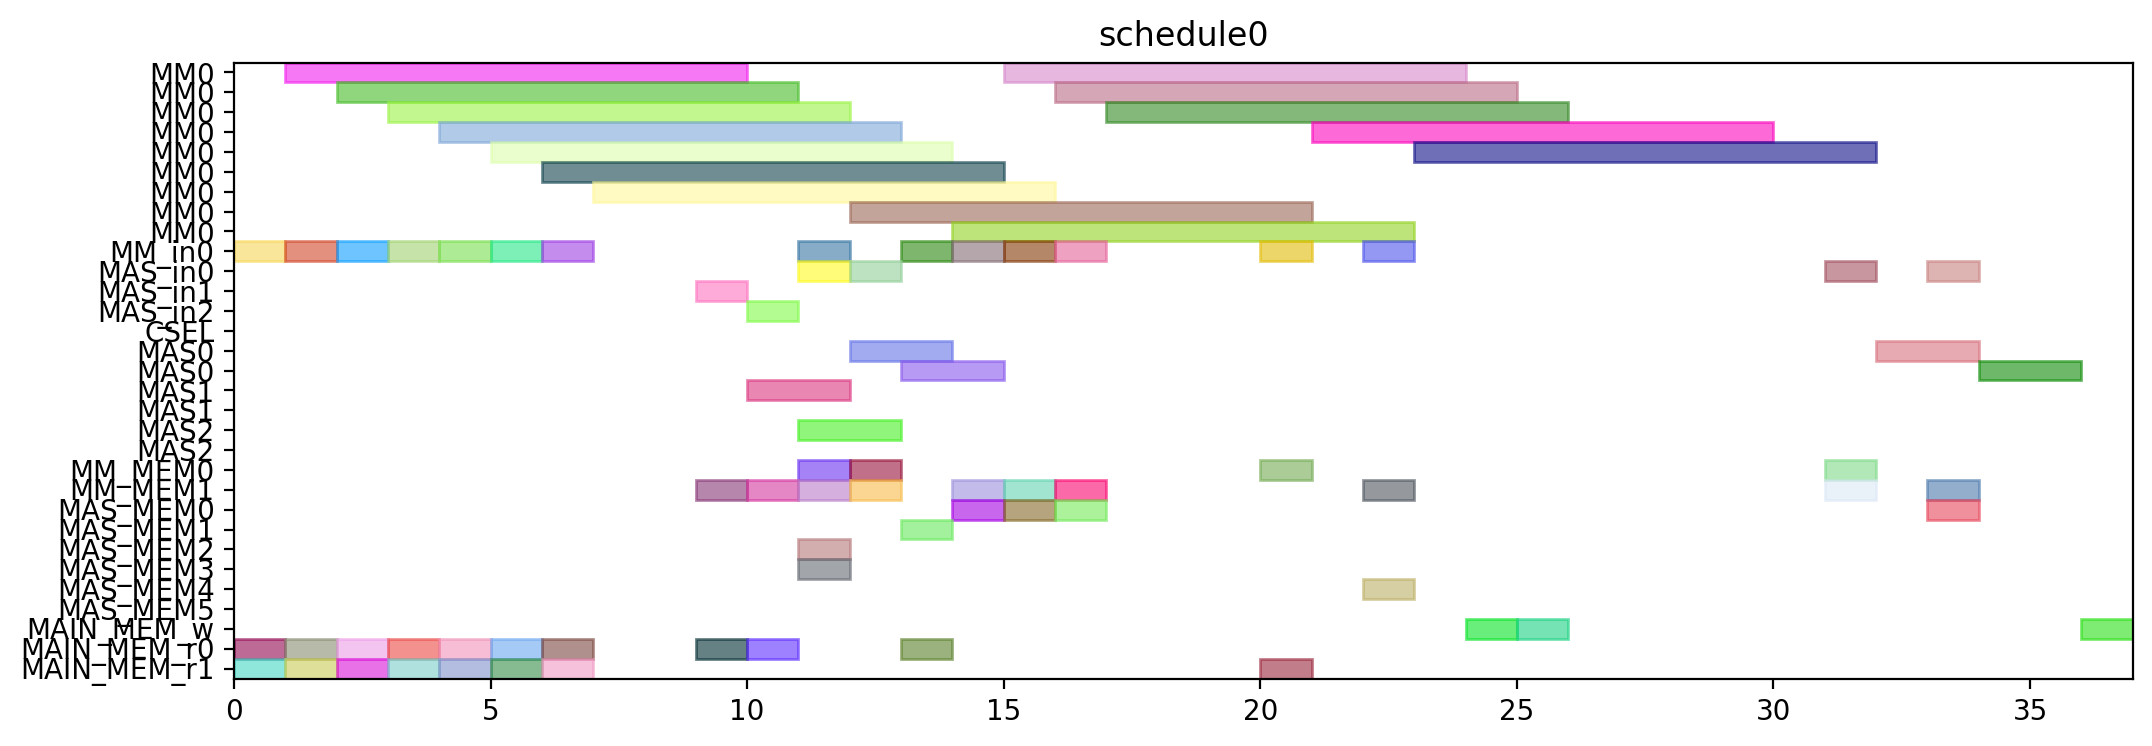

This chart was generated by the following Python code:
from pyschedule import Scenario, solvers, plotters, alt


def solve():
	horizon = 120
	S = Scenario("schedule0", horizon=horizon)

	# resource
	MM = S.Resources('MM', num=1, size=9)
	MM_in = S.Resources('MM_in', num=1)
	MAS_in = S.Resources('MAS_in', num=3)
	CSEL = S.Resource('CSEL')
	MAS = S.Resources('MAS', num=3, size=2, periods=range(1, horizon))
	MM_MEM = S.Resources('MM_MEM', num=2)
	MAS_MEM = S.Resources('MAS_MEM', num=6)
	MAIN_MEM_w = S.Resource('MAIN_MEM_w', size=1)
	MAIN_MEM_r = S.Resources('MAIN_MEM_r', num=2)

	# result of previous scheduling

	# new tasks
	r1 = S.Task('r1', length=9, delay_cost=1)
	r1 += alt(MM)
	r1_in = S.Task('r1_in', length=1, delay_cost=1)
	r1_in += alt(MM_in)
	S += r1_in*MM_in[0]<=r1*MM[0]
	r1_mem0 = S.Task('r1_mem0', length=1, delay_cost=1)
	r1_mem0 += MAIN_MEM_r[0]
	S += r1_mem0 <= r1

	r1_mem1 = S.Task('r1_mem1', length=1, delay_cost=1)
	r1_mem1 += MAIN_MEM_r[1]
	S += r1_mem1 <= r1

	r3 = S.Task('r3', length=9, delay_cost=1)
	r3 += alt(MM)
	r3_in = S.Task('r3_in', length=1, delay_cost=1)
	r3_in += alt(MM_in)
	S += r3_in*MM_in[0]<=r3*MM[0]
	r3_mem0 = S.Task('r3_mem0', length=1, delay_cost=1)
	r3_mem0 += MAIN_MEM_r[0]
	S += r3_mem0 <= r3

	r3_mem1 = S.Task('r3_mem1', length=1, delay_cost=1)
	r3_mem1 += MAIN_MEM_r[1]
	S += r3_mem1 <= r3

	r4 = S.Task('r4', length=9, delay_cost=1)
	r4 += alt(MM)
	r4_in = S.Task('r4_in', length=1, delay_cost=1)
	r4_in += alt(MM_in)
	S += r4_in*MM_in[0]<=r4*MM[0]
	r4_mem0 = S.Task('r4_mem0', length=1, delay_cost=1)
	r4_mem0 += MAIN_MEM_r[0]
	S += r4_mem0 <= r4

	r4_mem1 = S.Task('r4_mem1', length=1, delay_cost=1)
	r4_mem1 += MAIN_MEM_r[1]
	S += r4_mem1 <= r4

	r5 = S.Task('r5', length=9, delay_cost=1)
	r5 += alt(MM)
	r5_in = S.Task('r5_in', length=1, delay_cost=1)
	r5_in += alt(MM_in)
	S += r5_in*MM_in[0]<=r5*MM[0]
	r5_mem0 = S.Task('r5_mem0', length=1, delay_cost=1)
	r5_mem0 += MAIN_MEM_r[0]
	S += r5_mem0 <= r5

	r5_mem1 = S.Task('r5_mem1', length=1, delay_cost=1)
	r5_mem1 += MAIN_MEM_r[1]
	S += r5_mem1 <= r5

	r6 = S.Task('r6', length=9, delay_cost=1)
	r6 += alt(MM)
	r6_in = S.Task('r6_in', length=1, delay_cost=1)
	r6_in += alt(MM_in)
	S += r6_in*MM_in[0]<=r6*MM[0]
	r6_mem0 = S.Task('r6_mem0', length=1, delay_cost=1)
	r6_mem0 += MAIN_MEM_r[0]
	S += r6_mem0 <= r6

	r6_mem1 = S.Task('r6_mem1', length=1, delay_cost=1)
	r6_mem1 += MAIN_MEM_r[1]
	S += r6_mem1 <= r6

	r12 = S.Task('r12', length=9, delay_cost=1)
	r12 += alt(MM)
	r12_in = S.Task('r12_in', length=1, delay_cost=1)
	r12_in += alt(MM_in)
	S += r12_in*MM_in[0]<=r12*MM[0]
	r12_mem0 = S.Task('r12_mem0', length=1, delay_cost=1)
	r12_mem0 += MAIN_MEM_r[0]
	S += r12_mem0 <= r12

	r12_mem1 = S.Task('r12_mem1', length=1, delay_cost=1)
	r12_mem1 += MAIN_MEM_r[1]
	S += r12_mem1 <= r12

	r13 = S.Task('r13', length=9, delay_cost=1)
	r13 += alt(MM)
	r13_in = S.Task('r13_in', length=1, delay_cost=1)
	r13_in += alt(MM_in)
	S += r13_in*MM_in[0]<=r13*MM[0]
	r13_mem0 = S.Task('r13_mem0', length=1, delay_cost=1)
	r13_mem0 += MAIN_MEM_r[0]
	S += r13_mem0 <= r13

	r13_mem1 = S.Task('r13_mem1', length=1, delay_cost=1)
	r13_mem1 += MAIN_MEM_r[1]
	S += r13_mem1 <= r13

	r2 = S.Task('r2', length=2, delay_cost=1)
	r2 += alt(MAS)
	r2_in = S.Task('r2_in', length=1, delay_cost=1)
	r2_in += alt(MAS_in)
	S += r2_in*MAS_in[0]<=r2*MAS[0]

	S += r2_in*MAS_in[1]<=r2*MAS[1]

	S += r2_in*MAS_in[2]<=r2*MAS[2]

	r2_mem0 = S.Task('r2_mem0', length=1, delay_cost=1)
	r2_mem0 += alt(MM_MEM)
	S += (r1*MM[0])-1 < r2_mem0*MM_MEM[0]
	S += r2_mem0 <= r2

	r2_mem1 = S.Task('r2_mem1', length=1, delay_cost=1)
	r2_mem1 += alt(MM_MEM)
	S += (r1*MM[0])-1 < r2_mem1*MM_MEM[1]
	S += r2_mem1 <= r2

	r7 = S.Task('r7', length=2, delay_cost=1)
	r7 += alt(MAS)
	r7_in = S.Task('r7_in', length=1, delay_cost=1)
	r7_in += alt(MAS_in)
	S += r7_in*MAS_in[0]<=r7*MAS[0]

	S += r7_in*MAS_in[1]<=r7*MAS[1]

	S += r7_in*MAS_in[2]<=r7*MAS[2]

	r7_mem0 = S.Task('r7_mem0', length=1, delay_cost=1)
	r7_mem0 += alt(MM_MEM)
	S += (r5*MM[0])-1 < r7_mem0*MM_MEM[0]
	S += r7_mem0 <= r7

	r7_mem1 = S.Task('r7_mem1', length=1, delay_cost=1)
	r7_mem1 += alt(MM_MEM)
	S += (r6*MM[0])-1 < r7_mem1*MM_MEM[1]
	S += r7_mem1 <= r7

	r8 = S.Task('r8', length=2, delay_cost=1)
	r8 += alt(MAS)
	r8_in = S.Task('r8_in', length=1, delay_cost=1)
	r8_in += alt(MAS_in)
	S += r8_in*MAS_in[0]<=r8*MAS[0]

	S += r8_in*MAS_in[1]<=r8*MAS[1]

	S += r8_in*MAS_in[2]<=r8*MAS[2]

	r8_mem0 = S.Task('r8_mem0', length=1, delay_cost=1)
	r8_mem0 += MAIN_MEM_r[0]
	S += r8_mem0 <= r8

	r8_mem1 = S.Task('r8_mem1', length=1, delay_cost=1)
	r8_mem1 += alt(MM_MEM)
	S += (r4*MM[0])-1 < r8_mem1*MM_MEM[1]
	S += r8_mem1 <= r8

	r10 = S.Task('r10', length=2, delay_cost=1)
	r10 += alt(MAS)
	r10_in = S.Task('r10_in', length=1, delay_cost=1)
	r10_in += alt(MAS_in)
	S += r10_in*MAS_in[0]<=r10*MAS[0]

	S += r10_in*MAS_in[1]<=r10*MAS[1]

	S += r10_in*MAS_in[2]<=r10*MAS[2]

	r10_mem0 = S.Task('r10_mem0', length=1, delay_cost=1)
	r10_mem0 += MAIN_MEM_r[0]
	S += r10_mem0 <= r10

	r10_mem1 = S.Task('r10_mem1', length=1, delay_cost=1)
	r10_mem1 += alt(MM_MEM)
	S += (r4*MM[0])-1 < r10_mem1*MM_MEM[1]
	S += r10_mem1 <= r10

	r9 = S.Task('r9', length=9, delay_cost=1)
	r9 += alt(MM)
	r9_in = S.Task('r9_in', length=1, delay_cost=1)
	r9_in += alt(MM_in)
	S += r9_in*MM_in[0]<=r9*MM[0]
	r9_mem0 = S.Task('r9_mem0', length=1, delay_cost=1)
	r9_mem0 += MAIN_MEM_r[0]
	S += r9_mem0 <= r9

	r9_mem1 = S.Task('r9_mem1', length=1, delay_cost=1)
	r9_mem1 += alt(MAS_MEM)
	S += (r7*MAS[0])-1 < r9_mem1*MAS_MEM[1]
	S += (r7*MAS[1])-1 < r9_mem1*MAS_MEM[3]
	S += (r7*MAS[2])-1 < r9_mem1*MAS_MEM[5]
	S += r9_mem1 <= r9

	r11 = S.Task('r11', length=9, delay_cost=1)
	r11 += alt(MM)
	r11_in = S.Task('r11_in', length=1, delay_cost=1)
	r11_in += alt(MM_in)
	S += r11_in*MM_in[0]<=r11*MM[0]
	r11_mem0 = S.Task('r11_mem0', length=1, delay_cost=1)
	r11_mem0 += alt(MAS_MEM)
	S += (r10*MAS[0])-1 < r11_mem0*MAS_MEM[0]
	S += (r10*MAS[1])-1 < r11_mem0*MAS_MEM[2]
	S += (r10*MAS[2])-1 < r11_mem0*MAS_MEM[4]
	S += r11_mem0 <= r11

	r11_mem1 = S.Task('r11_mem1', length=1, delay_cost=1)
	r11_mem1 += alt(MAS_MEM)
	S += (r10*MAS[0])-1 < r11_mem1*MAS_MEM[1]
	S += (r10*MAS[1])-1 < r11_mem1*MAS_MEM[3]
	S += (r10*MAS[2])-1 < r11_mem1*MAS_MEM[5]
	S += r11_mem1 <= r11

	PX_new = S.Task('PX_new', length=9, delay_cost=1)
	PX_new += alt(MM)
	PX_new_in = S.Task('PX_new_in', length=1, delay_cost=1)
	PX_new_in += alt(MM_in)
	S += PX_new_in*MM_in[0]<=PX_new*MM[0]
	S += 0<PX_new

	PX_new_w = S.Task('PX_new_w', length=1, delay_cost=1)
	PX_new_w += alt(MAIN_MEM_w)
	S += PX_new <= PX_new_w

	PX_new_mem0 = S.Task('PX_new_mem0', length=1, delay_cost=1)
	PX_new_mem0 += alt(MAS_MEM)
	S += (r2*MAS[0])-1 < PX_new_mem0*MAS_MEM[0]
	S += (r2*MAS[1])-1 < PX_new_mem0*MAS_MEM[2]
	S += (r2*MAS[2])-1 < PX_new_mem0*MAS_MEM[4]
	S += PX_new_mem0 <= PX_new

	PX_new_mem1 = S.Task('PX_new_mem1', length=1, delay_cost=1)
	PX_new_mem1 += alt(MM_MEM)
	S += (r12*MM[0])-1 < PX_new_mem1*MM_MEM[1]
	S += PX_new_mem1 <= PX_new

	r14 = S.Task('r14', length=9, delay_cost=1)
	r14 += alt(MM)
	r14_in = S.Task('r14_in', length=1, delay_cost=1)
	r14_in += alt(MM_in)
	S += r14_in*MM_in[0]<=r14*MM[0]
	r14_mem0 = S.Task('r14_mem0', length=1, delay_cost=1)
	r14_mem0 += alt(MAS_MEM)
	S += (r2*MAS[0])-1 < r14_mem0*MAS_MEM[0]
	S += (r2*MAS[1])-1 < r14_mem0*MAS_MEM[2]
	S += (r2*MAS[2])-1 < r14_mem0*MAS_MEM[4]
	S += r14_mem0 <= r14

	r14_mem1 = S.Task('r14_mem1', length=1, delay_cost=1)
	r14_mem1 += alt(MM_MEM)
	S += (r3*MM[0])-1 < r14_mem1*MM_MEM[1]
	S += r14_mem1 <= r14

	Z1_new = S.Task('Z1_new', length=9, delay_cost=1)
	Z1_new += alt(MM)
	Z1_new_in = S.Task('Z1_new_in', length=1, delay_cost=1)
	Z1_new_in += alt(MM_in)
	S += Z1_new_in*MM_in[0]<=Z1_new*MM[0]
	S += 0<Z1_new

	Z1_new_w = S.Task('Z1_new_w', length=1, delay_cost=1)
	Z1_new_w += alt(MAIN_MEM_w)
	S += Z1_new <= Z1_new_w

	Z1_new_mem0 = S.Task('Z1_new_mem0', length=1, delay_cost=1)
	Z1_new_mem0 += alt(MAS_MEM)
	S += (r2*MAS[0])-1 < Z1_new_mem0*MAS_MEM[0]
	S += (r2*MAS[1])-1 < Z1_new_mem0*MAS_MEM[2]
	S += (r2*MAS[2])-1 < Z1_new_mem0*MAS_MEM[4]
	S += Z1_new_mem0 <= Z1_new

	Z1_new_mem1 = S.Task('Z1_new_mem1', length=1, delay_cost=1)
	Z1_new_mem1 += alt(MM_MEM)
	S += (r13*MM[0])-1 < Z1_new_mem1*MM_MEM[1]
	S += Z1_new_mem1 <= Z1_new

	r15 = S.Task('r15', length=9, delay_cost=1)
	r15 += alt(MM)
	r15_in = S.Task('r15_in', length=1, delay_cost=1)
	r15_in += alt(MM_in)
	S += r15_in*MM_in[0]<=r15*MM[0]
	r15_mem0 = S.Task('r15_mem0', length=1, delay_cost=1)
	r15_mem0 += alt(MAS_MEM)
	S += (r8*MAS[0])-1 < r15_mem0*MAS_MEM[0]
	S += (r8*MAS[1])-1 < r15_mem0*MAS_MEM[2]
	S += (r8*MAS[2])-1 < r15_mem0*MAS_MEM[4]
	S += r15_mem0 <= r15

	r15_mem1 = S.Task('r15_mem1', length=1, delay_cost=1)
	r15_mem1 += alt(MM_MEM)
	S += (r9*MM[0])-1 < r15_mem1*MM_MEM[1]
	S += r15_mem1 <= r15

	r16 = S.Task('r16', length=9, delay_cost=1)
	r16 += alt(MM)
	r16_in = S.Task('r16_in', length=1, delay_cost=1)
	r16_in += alt(MM_in)
	S += r16_in*MM_in[0]<=r16*MM[0]
	r16_mem0 = S.Task('r16_mem0', length=1, delay_cost=1)
	r16_mem0 += alt(MM_MEM)
	S += (r11*MM[0])-1 < r16_mem0*MM_MEM[0]
	S += r16_mem0 <= r16

	r16_mem1 = S.Task('r16_mem1', length=1, delay_cost=1)
	r16_mem1 += MAIN_MEM_r[1]
	S += r16_mem1 <= r16

	r17 = S.Task('r17', length=2, delay_cost=1)
	r17 += alt(MAS)
	r17_in = S.Task('r17_in', length=1, delay_cost=1)
	r17_in += alt(MAS_in)
	S += r17_in*MAS_in[0]<=r17*MAS[0]

	S += r17_in*MAS_in[1]<=r17*MAS[1]

	S += r17_in*MAS_in[2]<=r17*MAS[2]

	r17_mem0 = S.Task('r17_mem0', length=1, delay_cost=1)
	r17_mem0 += alt(MM_MEM)
	S += (r14*MM[0])-1 < r17_mem0*MM_MEM[0]
	S += r17_mem0 <= r17

	r17_mem1 = S.Task('r17_mem1', length=1, delay_cost=1)
	r17_mem1 += alt(MM_MEM)
	S += (r15*MM[0])-1 < r17_mem1*MM_MEM[1]
	S += r17_mem1 <= r17

	PY_new = S.Task('PY_new', length=2, delay_cost=1)
	PY_new += alt(MAS)
	PY_new_in = S.Task('PY_new_in', length=1, delay_cost=1)
	PY_new_in += alt(MAS_in)
	S += PY_new_in*MAS_in[0]<=PY_new*MAS[0]

	S += PY_new_in*MAS_in[1]<=PY_new*MAS[1]

	S += PY_new_in*MAS_in[2]<=PY_new*MAS[2]

	S += 0<PY_new

	PY_new_w = S.Task('PY_new_w', length=1, delay_cost=1)
	PY_new_w += alt(MAIN_MEM_w)
	S += PY_new <= PY_new_w

	PY_new_mem0 = S.Task('PY_new_mem0', length=1, delay_cost=1)
	PY_new_mem0 += alt(MAS_MEM)
	S += (r17*MAS[0])-1 < PY_new_mem0*MAS_MEM[0]
	S += (r17*MAS[1])-1 < PY_new_mem0*MAS_MEM[2]
	S += (r17*MAS[2])-1 < PY_new_mem0*MAS_MEM[4]
	S += PY_new_mem0 <= PY_new

	PY_new_mem1 = S.Task('PY_new_mem1', length=1, delay_cost=1)
	PY_new_mem1 += alt(MM_MEM)
	S += (r16*MM[0])-1 < PY_new_mem1*MM_MEM[1]
	S += PY_new_mem1 <= PY_new

	solvers.mip.solve(S,msg=1,kind='CPLEX',ratio_gap=1.01)

	solution = [['hoge']*len(S.solution()[1]) for i in range(len(S.solution()))]
	for i in range(len(S.solution())):
		for j in range(len(S.solution()[i])):
			solution[i][j]=str(S.solution()[i][j])
	print(solution)

	cycles = int(solution[-1][3])

	pic_file_name = "/mnt/rose/usr1/fukuda/ABE/multiRAM_multiMAS_16mux/scheduling_result/stage9MM1_stage2MAS3/EP_YRECOVER/schedule0.png"
	if(S.solution() != []):
		plotters.matplotlib.plot(S,img_filename=pic_file_name, show_task_labels=False, fig_size=(cycles*0.25+3, 4))

	return solution
